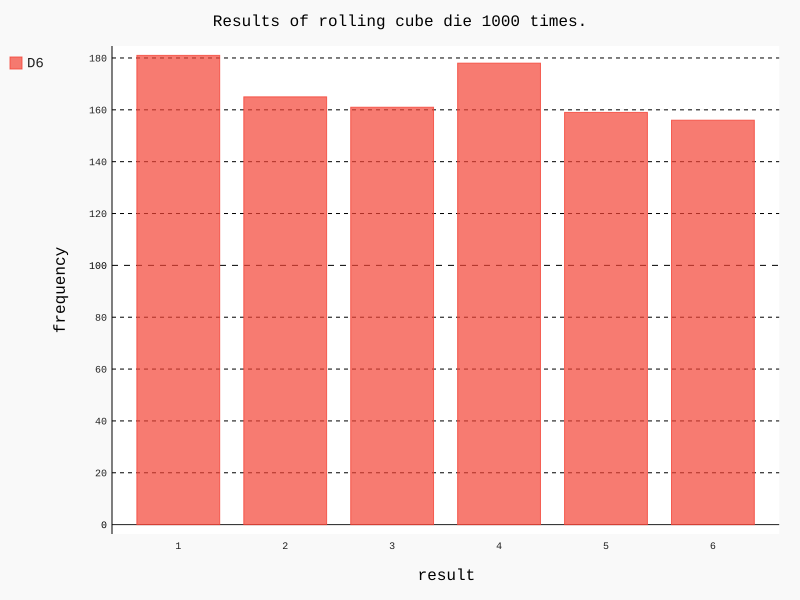

The script that drew this image:
# simulation of rolling one die

import pygal
# pygal
# A Python svg graph plotting library
# it is very helpful to work with web app because visualisations adjust to the different screens automatically
# www.pygal.org

from die import Die

# create one die
die = Die()

# make some numbers of moves
results = []

for roll_num in range(1000):
    result = die.roll()
    results.append(result)

# print(results)

# results analysis
frequencies = []
for value in range(1, die.num_sides + 1):
    frequency = results.count(value)
    frequencies.append(frequency)

# print(frequencies)

# results visualisation
# histogram
hist = pygal.Bar()
hist.force_uri_protocol = "http"

hist.title = "Results of rolling cube die 1000 times."
hist.x_labels = ["1", "2", "3", "4", "5", "6"]
hist.x_title = "result"
hist.y_title = "frequency"

# label and values to render
hist.add("D6", frequencies)
hist.render_to_file("die_visual.svg")
